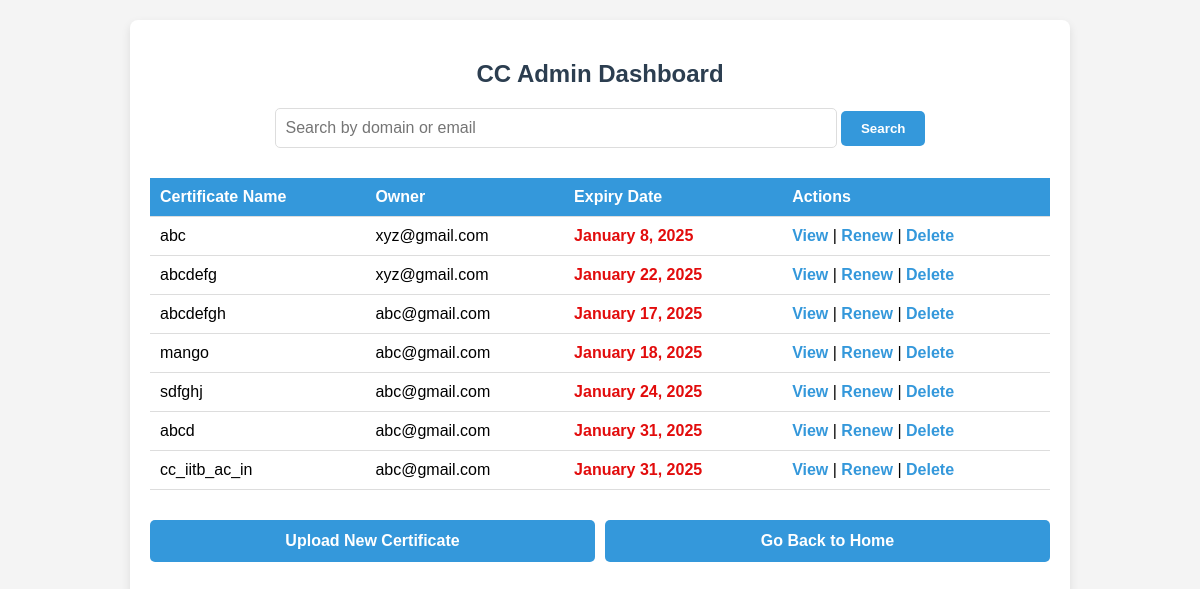
Before: /cc_admin_dashboard/ with the older database file.
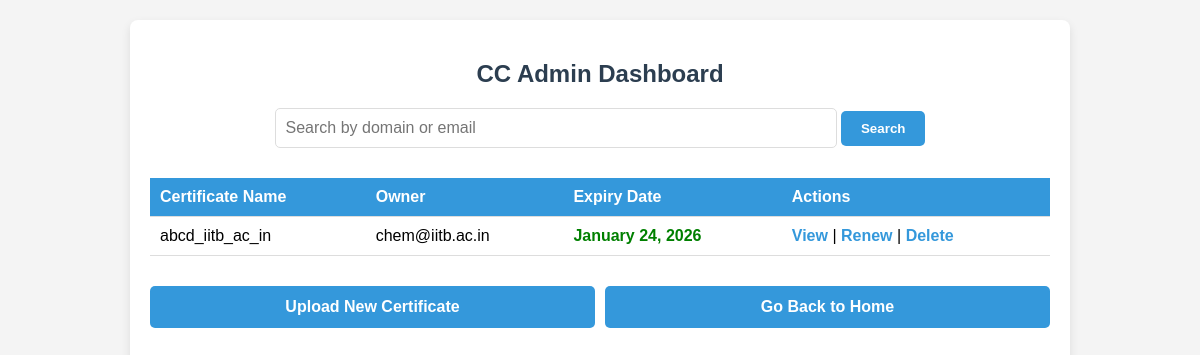
After: the same page with the newer database file.
### certs/models.py (models this page shows, shortened)
class Certificate(models.Model):
    domain_name = models.CharField(max_length=255)
    owner_email = models.EmailField()
    private_key = models.FileField(
        upload_to=lambda instance, filename: custom_file_name(instance, filename, 'private_keys'),
        blank=True,
        null=True
    )
    certificate = models.FileField(
        upload_to=lambda instance, filename: custom_file_name(instance, filename, 'certs'),
        blank=True,
        null=True
    )
    csr = models.FileField(
        upload_to=lambda instance, filename: custom_file_name(instance, filename, 'csrs'),
        blank=True,
        null=True
    )
    notes = models.TextField(blank=True, null=True)
    expiry_date = models.DateField(null=True, blank=True)
    def extract_expiry_date(self):
        if not self.certificate:
            logger.warning(f"No certificate file for {self.domain_name}")
            return None
        try:
            cert_path = self.certificate.path
            if not os.path.exists(cert_path):
                logger.error(f"Certificate file not found: {cert_path}")
                return None
        except Exception as e:
            logger.error(f"Detailed expiry date extraction error for {self.domain_name}: {str(e)}")
            return None

### certs/views.py (the view)
# urls.py: path('cc_admin_dashboard/', views.cc_admin_dashboard, name='cc_admin_dashboard'),
def cc_admin_dashboard(request):
    certificates = Certificate.objects.all()
    for cert in certificates:
        try:
            expiry_date = cert.extract_expiry_date()
            if expiry_date:
                cert.expiry_date = expiry_date
                cert.save()
        except Exception as e:
            print(f"Failed to extract expiry date for {cert.domain_name}: {e}")
        if cert.expiry_date:
            days_to_expiry = (cert.expiry_date - now().date()).days
            cert.expiry_color = (
                "green" if days_to_expiry > 30 else
                "yellow" if 15 <= days_to_expiry <= 30 else
                "orange" if 7 <= days_to_expiry < 15 else
                "red"
            )
        else:
            cert.expiry_color = "red"
    return render(request, "cc_admin_dashboard.html", {"certificates": certificates})

### certs/templates/cc_admin_dashboard.html (shortened to what this page needs)
<!DOCTYPE html>
<html lang="en">
<head>
</head>
<body>
    <div id="dashboard">
        <h2>CC Admin Dashboard</h2>
        <div class="search-bar">
            <form method="GET" action="{% url 'your_certificate_list_url' %}">
                <input type="text" name="search" placeholder="Search by domain or email" value="{{ search_query }}">
                <button type="submit">Search</button>
            </form>
        </div>
        <table>
            <thead>
                <tr>
                    <th>Certificate Name</th>
                    <th>Owner</th>
                    <th>Expiry Date</th>
                    <th>Actions</th>
                </tr>
            </thead>
            <tbody>
                {% for certificate in certificates %}
                <tr>
                    <td>{{ certificate.domain_name }}</td>
                    <td>{{ certificate.owner_email }}</td>
                    <td class="{{ certificate.expiry_color }}">{{ certificate.expiry_date|date:"F j, Y" }}</td>
                    <td>
                        <a href="{% url 'certificate_detail' certificate.id %}" class="action-link">View</a> |
                        <a href="{% url 'certificate_renew' certificate.id %}" class="action-link">Renew</a> |
                        <a href="{% url 'certificate_delete' certificate.id %}" class="action-link"
                            onclick="return confirm('Are you sure you want to delete this certificate?');">Delete</a>
                    </td>
                </tr>
                {% empty %}
                <tr>
                    <td colspan="4">No certificates available.</td>
                </tr>
                {% endfor %}
            </tbody>
        </table>
        <div class="button-container">
            <a href="{% url 'certificate_upload' %}" class="upload-link">Upload New Certificate</a>
            <a href="{% url 'cc_admin_main_view' %}" class="return-link">Go Back to Home</a>
        </div>
    </div>
</body>
</html>

Changed rows visible on the page:
removed Certificate: domain_name "abc", owner_email "xyz@gmail.com", expiry_date "January 8, 2025"
removed Certificate: domain_name "abcdefg", owner_email "xyz@gmail.com", expiry_date "January 22, 2025"
removed Certificate: domain_name "abcdefgh", owner_email "abc@gmail.com", expiry_date "January 17, 2025"
removed Certificate: domain_name "mango", owner_email "abc@gmail.com", expiry_date "January 18, 2025"
removed Certificate: domain_name "sdfghj", owner_email "abc@gmail.com", expiry_date "January 24, 2025"
removed Certificate: domain_name "abcd", owner_email "abc@gmail.com", expiry_date "January 31, 2025"
removed Certificate: domain_name "cc_iitb_ac_in", owner_email "abc@gmail.com", expiry_date "January 31, 2025"
added Certificate: domain_name "abcd_iitb_ac_in", owner_email "chem@iitb.ac.in", expiry_date "January 24, 2026"
